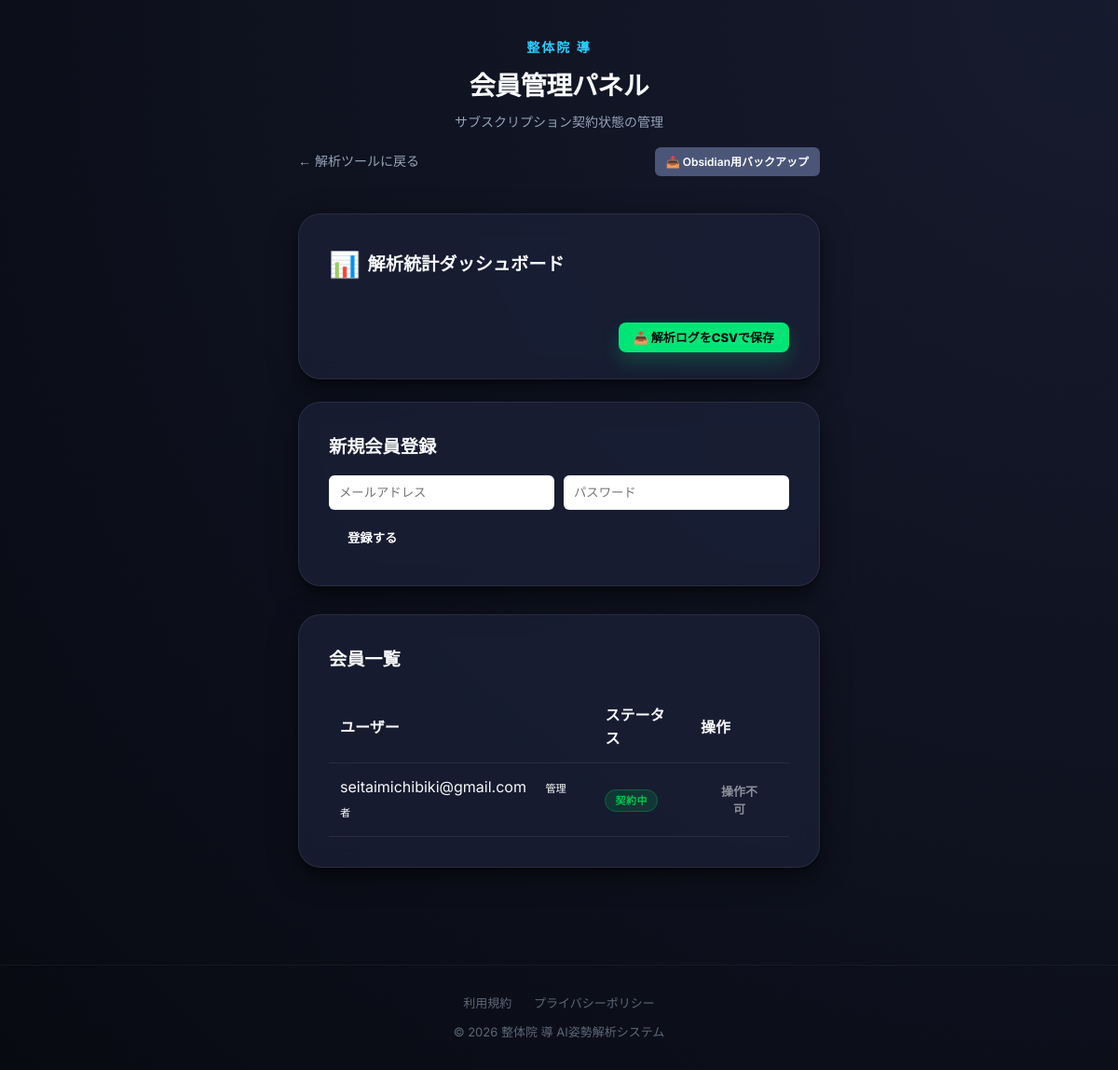
The page /admin (signed in) on the database its author committed.
### app.py (models this page shows)
class User(UserMixin, db.Model):
    id = db.Column(db.Integer, primary_key=True)
    email = db.Column(db.String(120), unique=True, nullable=False)
    password = db.Column(db.String(200), nullable=False)
    is_active_member = db.Column(db.Boolean, default=False) # サブスク有効フラグ
    is_admin = db.Column(db.Boolean, default=False)
    line_access_token = db.Column(db.String(255), nullable=True)
    line_channel_secret = db.Column(db.String(100), nullable=True)
    reset_token = db.Column(db.String(100), unique=True, nullable=True)
    reset_token_expiration = db.Column(db.DateTime, nullable=True)
    failed_login_attempts = db.Column(db.Integer, default=0)
    locked_until = db.Column(db.DateTime, nullable=True)

### app.py (the view)
@app.route('/admin')
@login_required
def admin():
    if not current_user.is_admin:
        return redirect(url_for('index'))
    now = datetime.utcnow()
    today_start = datetime(now.year, now.month, now.day)
    month_start = datetime(now.year, now.month, 1)
    stats = {
        'today': AnalysisLog.query.filter(AnalysisLog.created_at >= today_start).count(),
        'month': AnalysisLog.query.filter(AnalysisLog.created_at >= month_start).count(),
        'total': AnalysisLog.query.count(),
        'active_users': User.query.filter_by(is_active_member=True).count(),
        'now': now
    }
    users = User.query.all()
    return render_template('admin.html', users=users, stats=stats)

### app.py (called while the page is built)
@login_manager.user_loader
def load_user(user_id):
    return User.query.get(int(user_id))

### templates/admin.html (shortened to what this page needs)
<!DOCTYPE html>
<html lang="ja">
<head>
    <link rel="stylesheet" href="{{ url_for('static', filename='style.css') }}">
</head>
<body>
    <div class="container">
        <header>
            <div class="logo">整体院 導</div>
            <h1>会員管理パネル</h1>
            <p class="subtitle">サブスクリプション契約状態の管理</p>
            <div style="margin-top: 15px; display: flex; justify-content: space-between; align-items: center;">
                <a href="/" style="color: var(--text-muted); text-decoration: none; font-size: 14px;">← 解析ツールに戻る</a>
                <a href="/admin/backup" class="btn" style="background: #4a5578; color: white; text-decoration: none; padding: 6px 12px; border-radius: 6px; font-size: 12px; font-weight: 600;">📥 Obsidian用バックアップ</a>
            </div>
        </header>
        <main class="card" style="margin-bottom: 24px;">
            <h2 style="margin-bottom: 20px; font-size: 1.2em; display: flex; align-items: center; gap: 8px;">
                <span style="font-size: 1.4em;">📊</span> 解析統計ダッシュボード
            </h2>
            <div style="margin-top: 24px; text-align: right;">
                <a href="{{ url_for('admin_export_csv') }}" class="secondary-btn" style="padding: 8px 16px; font-size: 13px; text-decoration: none; border-radius: 8px;">
                    📥 解析ログをCSVで保存
                </a>
            </div>
        </main>
        <main class="card" style="margin-bottom: 30px;">
            <h2 style="margin-bottom: 15px; font-size: 1.2em;">新規会員登録</h2>
            <div style="display: flex; gap: 10px; flex-wrap: wrap;">
                <input type="email" id="reg-email" placeholder="メールアドレス" style="flex: 1; min-width: 200px; padding: 10px; border: 1px solid var(--border); border-radius: 6px;">
                <input type="password" id="reg-password" placeholder="パスワード" style="flex: 1; min-width: 200px; padding: 10px; border: 1px solid var(--border); border-radius: 6px;">
                <button onclick="registerUser()" class="btn" style="background: var(--primary); color: white; border: none; padding: 10px 20px; border-radius: 6px; cursor: pointer; font-weight: 600;">登録する</button>
            </div>
        </main>
        <main class="card">
            <h2 style="margin-bottom: 15px; font-size: 1.2em;">会員一覧</h2>
            <table class="admin-table">
                <thead>
                    <tr>
                        <th>ユーザー</th>
                        <th>ステータス</th>
                        <th>操作</th>
                    </tr>
                </thead>
                <tbody>
                    {% for user in users %}
                    <tr>
                        <td>
                            {{ user.email }}
                            {% if user.is_admin %}
                            <span class="badge" style="background: var(--primary); color: white; padding: 2px 8px; border-radius: 10px; font-size: 0.7em; margin-left: 8px;">管理者</span>
                            {% endif %}
                        </td>
                        <td>
                            <span id="status-{{ user.id }}" class="status-badge {% if user.is_active_member %}status-active{% else %}status-inactive{% endif %}">
                                {% if user.is_active_member %}契約中{% else %}未契約{% endif %}
                            </span>
                        </td>
                        <td>
                            {% if user.id == current_user.id %}
                            <button class="toggle-btn" disabled style="opacity: 0.5; cursor: not-allowed;">操作不可</button>
                            {% endif %}
                        </td>
                    </tr>
                    {% endfor %}
                </tbody>
            </table>
        </main>
    </div>
    <footer style="margin-top: 60px; padding: 30px 20px; text-align: center; border-top: 1px solid var(--border); font-size: 13px; color: var(--text-muted);">
        <div style="margin-bottom: 10px;">
            <a href="{{ url_for('terms') }}" style="color: var(--text-muted); text-decoration: none; margin: 0 10px;">利用規約</a>
            <a href="{{ url_for('privacy') }}" style="color: var(--text-muted); text-decoration: none; margin: 0 10px;">プライバシーポリシー</a>
        </div>
        <div>&copy; 2026 整体院 導 AI姿勢解析システム</div>
    </footer>
</body>
</html>

### static/style.css (style rules this page uses)
:root { --bg-color: #080a12; --bg-gradient: radial-gradient(circle at top right, #161b2e 0%, #080a12 100%); --card-bg: rgba(28, 34, 58, 0.7); --header-bg: rgba(22, 27, 46, 0.8); --accent: #4facfe; --accent-gradient: linear-gradient(135deg, #4facfe 0%, #00f2fe 100%); --accent-hover: #00f2fe; --text-main: #f8f9fa; --text-muted: #94a3b8; --success: #00e676; --border: rgba(255, 255, 255, 0.08); --glass-shadow: 0 8px 32px 0 rgba(0, 0, 0, 0.37); --layered-shadow: 0 1px 1px rgba(0,0,0,0.11), 0 2px 2px rgba(0,0,0,0.11), 0 4px 4px rgba(0,0,0,0.11), 0 8px 8px rgba(0,0,0,0.11), 0 16px 16px rgba(0,0,0,0.11); }
* { box-sizing: border-box; margin: 0; padding: 0; -webkit-tap-highlight-color: transparent; }
body { font-family: 'Inter', 'Noto Sans JP', sans-serif; background: var(--bg-color); background-image: var(--bg-gradient); background-attachment: fixed; color: var(--text-main); line-height: 1.6; overflow-x: hidden; min-height: 100vh; }
.container { max-width: 600px; margin: 0 auto; padding: 20px; animation: fadeInUp 0.8s cubic-bezier(0.22, 1, 0.36, 1); }
header { text-align: center; margin-bottom: 40px; padding-top: 20px; }
.logo { font-weight: 700; letter-spacing: 2px; background: var(--accent-gradient); -webkit-background-clip: text; -webkit-text-fill-color: transparent; font-size: 14px; margin-bottom: 8px; text-transform: uppercase; }
h1 { font-size: 28px; font-weight: 800; letter-spacing: -0.5px; margin-bottom: 5px; }
.subtitle { color: var(--text-muted); font-size: 14px; font-weight: 500; }
.card { background: var(--card-bg); backdrop-filter: blur(12px); -webkit-backdrop-filter: blur(12px); border-radius: 24px; padding: 32px; border: 1px solid var(--border); box-shadow: var(--glass-shadow), var(--layered-shadow); margin-bottom: 24px; }
button { cursor: pointer; font-weight: 700; font-family: inherit; transition: all 0.3s cubic-bezier(0.4, 0, 0.2, 1); outline: none; }
.secondary-btn { background: var(--success); color: #080a12; text-align: center; padding: 18px; border-radius: 16px; text-decoration: none; font-weight: 800; font-size: 16px; box-shadow: 0 10px 20px rgba(0, 230, 118, 0.2); transition: all 0.3s; }
footer { opacity: 0.6; transition: opacity 0.3s; }

### templates/admin.html (style rules this page uses)
.admin-table { width: 100%; border-collapse: collapse; margin-top: 20px; }
.admin-table th, .admin-table td { padding: 12px; text-align: left; border-bottom: 1px solid var(--border); }
.status-badge { padding: 4px 10px; border-radius: 20px; font-size: 11px; font-weight: 700; text-transform: uppercase; letter-spacing: 0.5px; }
.status-active { background: rgba(0, 200, 83, 0.15); color: #00c853; border: 1px solid rgba(0, 200, 83, 0.3); }
.toggle-btn { background: var(--primary); border: none; color: white; padding: 8px 16px; border-radius: 6px; cursor: pointer; font-size: 13px; font-weight: 600; transition: all 0.2s; }

### rows shown on the page
User: email "seitaimichibiki@gmail.com", is_admin "管理者", is_active_member "契約中", shows "操作不可"
